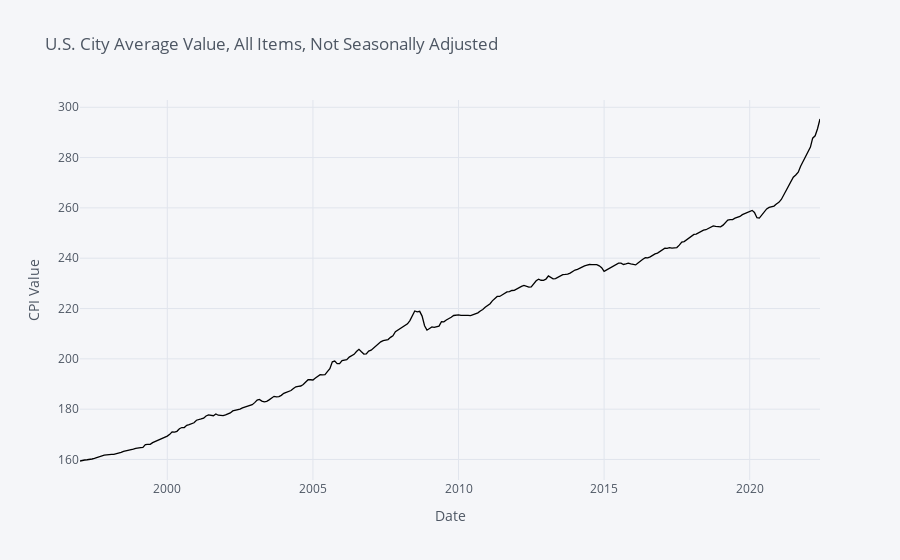

Notebook code cell kept with this figure:
### Code cell
all_items_df.iplot(kind='scatter',x='date',y='value',
                 title='U.S. City Average Value, All Items, Not Seasonally Adjusted',
                 xTitle='Date',
                 yTitle='CPI Value',
                 color='black')

### Figure 1 — Plotly figure (JSON) as saved in the notebook; plotly's stock layout.template omitted (floating-point values rounded to 4 significant figures; data arrays with more than 128 entries replaced by an {"elided": "..."} marker saying what was removed)
{"data": [{"line": {"color": "rgba(0, 0, 0, 1.0)", "dash": "solid", "shape": "linear", "width": 1.3}, "mode": "lines", "name": "value", "text": "", "type": "scatter", "x": {"elided": "306 str values"}, "y": {"elided": "306 float values"}}], "layout": {"legend": {"bgcolor": "#F5F6F9", "font": {"color": "#4D5663"}}, "paper_bgcolor": "#F5F6F9", "plot_bgcolor": "#F5F6F9", "title": {"font": {"color": "#4D5663"}, "text": "U.S. City Average Value, All Items, Not Seasonally Adjusted"}, "xaxis": {"gridcolor": "#E1E5ED", "showgrid": true, "tickfont": {"color": "#4D5663"}, "title": {"font": {"color": "#4D5663"}, "text": "Date"}, "zerolinecolor": "#E1E5ED"}, "yaxis": {"gridcolor": "#E1E5ED", "showgrid": true, "tickfont": {"color": "#4D5663"}, "title": {"font": {"color": "#4D5663"}, "text": "CPI Value"}, "zerolinecolor": "#E1E5ED"}}}
